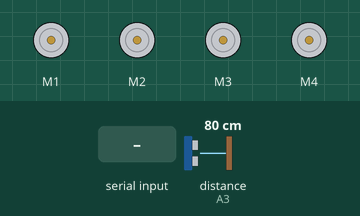
Recording of a sketch running on a simulated Arduino Uno, built with avr-gcc and run on an emulated ATmega328P. Parts: 4 × DC motor (green arrow = forward, orange = backward, longer = faster). The inputs (shaded band) are chosen by the test bench; at power-on: distance to the obstacle (sensor on A3) 80 cm. The echo pulse lasts 58.3 µs per cm.

Above: at 1.2 s.
1.3 s: "F" received over the second serial link
At 2.4 s:
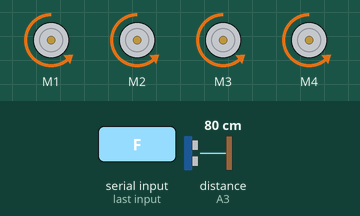
2.8 s: "B" received over the second serial link
At 3.5 s:
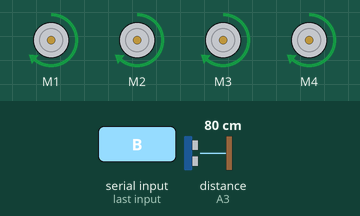
4.3 s: "L" received over the second serial link
At 4.7 s:
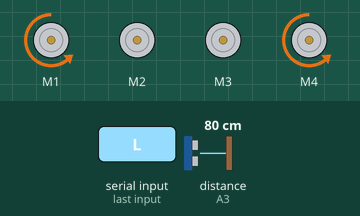
5.8 s: "R" received over the second serial link
At 7.0 s:
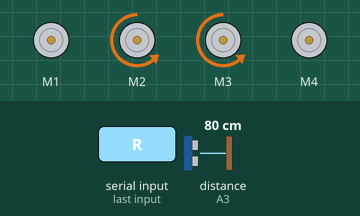
7.3 s: "1" received over the second serial link
At 8.2 s:
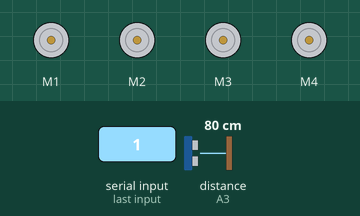
Timing chart, 0 to 9.8 s (numbered marks = the images above; inputs shaded):
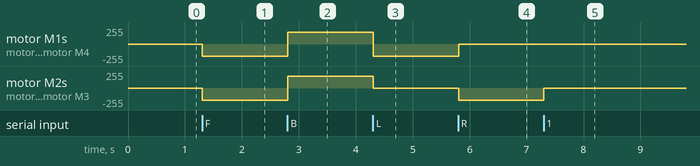

Measured:
- after the input at 1.3 s, motor M1–4: stopped → backward 180/255 at once
- after the input at 2.8 s, motor M1–4: backward 180/255 → forward 180/255 at once
- after the input at 4.3 s, motor M1, motor M4: forward 180/255 → backward 180/255 at once; motor M2, motor M3: forward 180/255 → stopped at once
- after the input at 5.8 s, motor M1, motor M4: backward 180/255 → stopped at once; motor M2, motor M3: stopped → backward 180/255 at once
- after the input at 7.3 s, motor M2, motor M3: backward 180/255 → stopped at once

The sketch:

Robo4WD.ino
```cpp
/* Q0357
 * Autor - BrincandoComIdeias
 * KIT ROBO 4WD ARDUCORE
 */

#include <HCSR04.h>         // INCLUI BIBLIOTECA HCSR04
#include <AFMotor.h>        // INCLUI A BIBLIOTECA DA MOTOR SHIELD
#include <SoftwareSerial.h> // INCLUI SERIAL DO BLUETOOTH
SoftwareSerial bluetooth(A1, A0 ); // RX(TX DO MÓDULO BT), TX(RX DO MÓDULO BT)

#define FORWARD 2 //VALOR DA BIBLIOTECA 1
#define BACKWARD 1 //VALOR DA BIBLIOTECA 2

// INSTANCIANDO MOTORES
AF_DCMotor motor1(1);
AF_DCMotor motor2(2);
AF_DCMotor motor3(3);
AF_DCMotor motor4(4);

// INSTANCIANDO SENSOR ULTRASONICO
HCSR04 sensorDistancia( A2, A3 ); //PINO TRIGGER, PINO ECHO

// VARIÁVEL PARA RECEBER COMANDO DO BLUETOOTH
char comando = 0 ;
// VARIÁVEL PARA ARMAZENAR DISTANCIA MEDIDA NO SENSOR
float distancia;

void setup() {
  bluetooth.begin(9600); //INICIA COMUNICAÇÃO SERIAL DO BLUETOOTH
  //Serial.begin(9600);   //INICIA SERIAL MONITOR

  // VELOCIDADE DOS MOTORES
  motor1.setSpeed(180);  // 255 VELOCIDADE MAXIMA
  motor2.setSpeed(180);  // 255 VELOCIDADE MAXIMA
  motor3.setSpeed(180);  // 255 VELOCIDADE MAXIMA
  motor4.setSpeed(180);  // 255 VELOCIDADE MAXIMA

  // MOTORES INICIAM PARADOS
  motor1.run(RELEASE);
  motor2.run(RELEASE);
  motor3.run(RELEASE);
  motor4.run(RELEASE);

}

void loop() {
  //ENQUANTO O BLUETOOTH ESTIVER ATIVO EXECUTA O BLOCO
  while (bluetooth.available()) {
    comando = bluetooth.read();  // ARMAZENA NA VARIÁVEL COMANDO A LEITURA DO BLUETOOTH
    distancia = sensorDistancia.dist();
//    Serial.print("Comando: ");
//    Serial.println(comando);     // IMPRIME O COMANDO NO SERIAL MONITOR
//    Serial.print("Distancia: ");
//    Serial.println(distancia);     // IMPRIME A DISTANCIA NO SERIAL MONITOR
    if(comando == 'F' && distancia >= 20) { //MOVIMENTO PARA FRENTE (F DE FOWARD) SE A DISTANCIA FOR MAIOR QUE 20cm
      moverFrente();
    }
    else if (comando == 'B') {   // MOVIMENTO PARA TRAS     (B DE BACKWARD)
      moverTras();
    }
    else if (comando == 'L') {   // MOVIMENTO PARA ESQUERDA (L DE LEFT)
      moverEsquerda();
    }
    else if (comando == 'R') {   // MOVIMENTO PARA DIREITA  (R DE RIGHT)
      moverDireita();
    } else { // CASO RECEBA 'S' OU ALGUMA COISA NÃO ESPERADA MANTÉM PARADO
      ficarParado();
    }
  }
}

void moverFrente() {
  motor1.run(FORWARD);
  motor2.run(FORWARD);
  motor3.run(FORWARD);
  motor4.run(FORWARD);
}
void moverTras() {
  motor1.run(BACKWARD);
  motor2.run(BACKWARD);
  motor3.run(BACKWARD);
  motor4.run(BACKWARD);
}
void moverDireita() {
  motor3.run(FORWARD);
  motor2.run(FORWARD);
  motor1.run(RELEASE);
  motor4.run(RELEASE);
}
void moverEsquerda() {
  motor3.run(RELEASE);
  motor2.run(RELEASE);
  motor1.run(FORWARD);
  motor4.run(FORWARD);
}
void ficarParado() {
  motor1.run(RELEASE);
  motor2.run(RELEASE);
  motor3.run(RELEASE);
  motor4.run(RELEASE);
}
```
